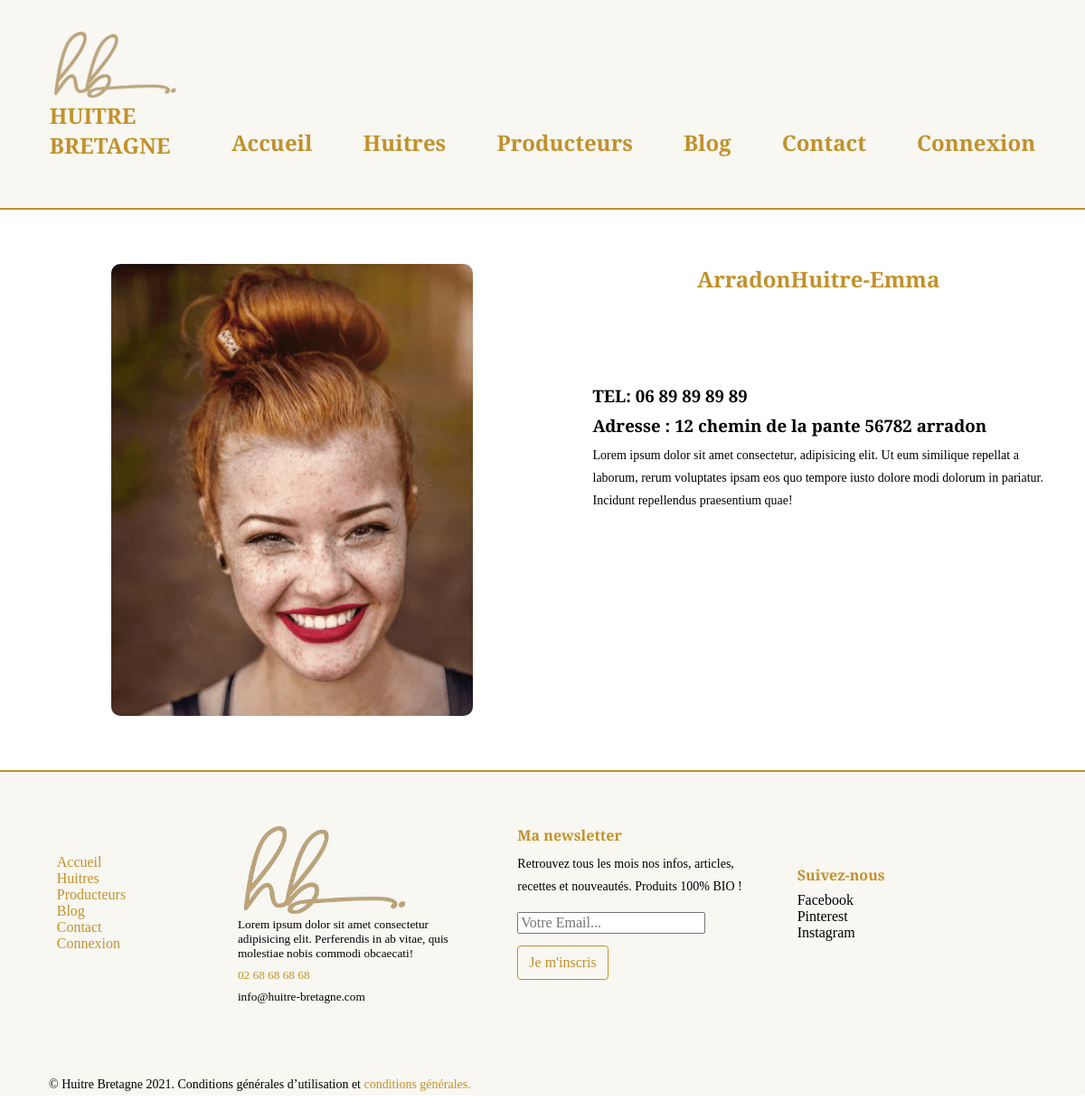
Page /index.php?action=producer&id=7 on the committed database.
### tables this page shows
CREATE TABLE IF NOT EXISTS `producers` (
  `id` int(20) unsigned NOT NULL AUTO_INCREMENT,
  `p_name` longtext,
  `adresse` longtext,
  `tel` longtext,
  `p_content` longtext,
  `alt` longtext,
  `img` longtext,
  `huitre_id` int(10) unsigned NOT NULL,
  PRIMARY KEY (`id`),
  KEY `FK_producers_huitres` (`huitre_id`),
  CONSTRAINT `FK_producers_huitres` FOREIGN KEY (`huitre_id`) REFERENCES `huitres` (`id`)
);

### app/Controllers/Front/FrontController.php (called while the page is built, shortened)
<?php
class FrontController{
function producer($id){
    $producers = new \Project\Models\ProducerManager();
    $producer = $producers->getProducer($id);
    require 'app/views/front/producer.php';
}
    }

### app/Models/ProducerManager.php (called while the page is built, shortened)
<?php
class ProducerManager extends Manager{
    public function getProducer($id){
    $bdd = $this->bdConnect();
    $req = $bdd->prepare('SELECT id, alt, p_name, img, adresse, tel, p_content, huitre_id FROM producers WHERE id=?');
    $req->execute(array($id));
    return $req->fetch();
    }
}

### app/views/front/producer.php (the view, shortened to what this page needs)
<section class="producer text-center">
    <div class="article-page">
        <div class="article-img flex-1-item-perline-s flex-2-item-perline-m">
            <img class="img-fluid img-br-10px" src="<?= htmlspecialchars($producer['img']) ?>"
                alt="<?= htmlspecialchars($producer['alt']) ?>">
        </div>
        <div class="article-body flex-1-item-perline-s flex-2-item-perline-m">
            <h1 class="text-center"><?= htmlspecialchars($producer['p_name']) ?></h1>
            <h3>TEL: <?=htmlspecialchars($producer['tel']) ?></h3>
            <h3>Adresse : <?=htmlspecialchars($producer['adresse']) ?></h3>
            <p class="article-text"><?= htmlspecialchars($producer['p_content']) ?></p>
        </div>
    </div>
</section>
<?php require 'templates/template.php'; ?>

### app/public/front/css/style.css (style rules this page uses)
html, body, div, span, applet, object, iframe, h1, h2, h3, h4, h5, h6, p, blockquote, div pre, a, abbr, acronym, address, big, cite, code, del, dfn, em, font, img, ins, kbd, q, s, samp, small, strike, strong, sub, sup, tt, var, b, u, i, center, dl, dt, dd, ol, ul, li, figure, header, nav, section, article, aside, footer, figcaption { margin: 0; padding: 0; border: 0; outline: 0; }
header, nav, section, article, aside, footer, hgroup { display: block; }
* { box-sizing: border-box; }
html, body { font-family: "Cormorant Garamond", serif; font-weight: 400; font-size: 16px; background-color: #fff; -ms-text-size-adjust: 100%; -webkit-font-smoothing: antialiased; -moz-osx-font-smoothing: grayscale; }
h1, h2, h3, h4, h5, h6 { margin-top: 0; margin-bottom: 0.5rem; }
p { margin-top: 0; margin-bottom: 1rem; font-size: 14px; line-height: 25px; }
img { vertical-align: middle; border-style: none; }
@media screen and (min-width: 768px) { .flex-2-item-perline-m { flex: 0 0 50%; max-width: 50%; } }
.img-fluid { max-width: 100%; height: auto; }
.img-br-10px { border-radius: 10px; -webkit-border-radius: 10px; -moz-border-radius: 10px; -ms-border-radius: 10px; -o-border-radius: 10px; }
.article-page { display: flex; justify-content: space-between; flex-wrap: wrap; flex-direction: row; }
.article-page .article-body { width: 80%; text-align: left; padding-left: 5%; }
.article-page .article-body p { margin-bottom: 15%; }
.text-center { text-align: center; }
h1 { color: #c2912a; margin-bottom: 0.5rem; }
@media screen and (min-width: 768px) { .producer h1 { margin-bottom: 20%; } }

### rows in the picture
producers: img (picture), p_name "ArradonHuitre-Emma", tel "06 89 89 89 89", adresse "12 chemin de la pante 56782 arradon", p_content "Lorem ipsum dolor sit amet consectetur, adipisicing elit. Ut eum similique repellat a laborum, rerum voluptates ipsam eos quo tempore iusto dolore modi dolorum in pariatur. Incidunt repellendus praesentium quae!"
